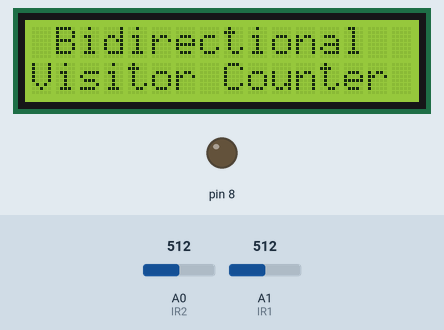
Bench run of a sketch on a simulated Arduino Uno, built with avr-gcc and run on an emulated ATmega328P. Parts: 16×2 character LCD, output pins drawn as LEDs (lit = HIGH). Inputs (shaded band) come from the test bench; at power-on: A0 (IR2) = 512, A1 (IR1) = 512. What the sketch prints to the serial monitor is not drawn.

Above: at 0.1 s.
At 2.2 s:
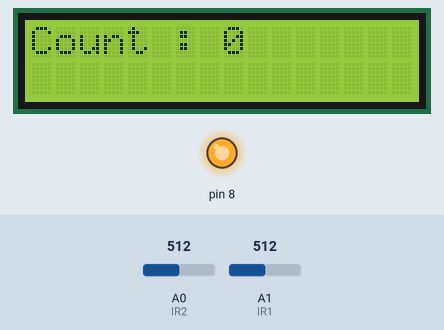
2.3 s: A0 (IR2) set to 982
5.3 s: A0 (IR2) set to 1011
6.8 s: A1 (IR1) set to 107
9.8 s: A1 (IR1) set to 94
Timing chart, 0 to 12.3 s (numbered marks = the images above; inputs shaded):
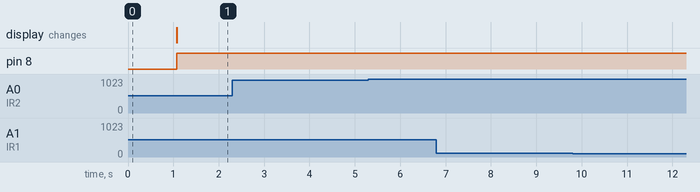

The sketch:

project_code_uno.ino
```cpp
// include the library code:
#include <LiquidCrystal.h>
// initialize the library with the numbers of the interface pins
#define IR1 A1
#define IR2 A0
LiquidCrystal lcd(12, 11, 5, 4, 3, 2);
unsigned int visin = 0, visout = 0;
unsigned int flh1,flh2;
unsigned long valY, valX;

void counter_algorithm()
{
  valY = analogRead(IR1);  valX = analogRead(IR2);
  Serial.print("SENS1:");  Serial.print(valX);
  Serial.print(",SENS2:"); Serial.println(valY);

  if(flh1==0)
  {
    if(valY<500)    // IR value, adjust/change as per your sensor's logic
    {
      flh1=1;
      flh2=0;

    }
    else if(valX<500)   // IR value, adjust/change as per your sensor's logic
    {
      flh1=1;
      flh2=1;
    }
  }

  if(flh1==1)
  {
    if(flh2==1)
    {
      if(valY<500)    // IR value, adjust/change as per your sensor's logic
      {
        flh1=0;
        if(visin<999)
        {
          visin++;
        }
        //led_on_off();

        while(valY<500) // IR value, adjust/change as per your sensor's logic
        {
          valY = analogRead(IR1);
        }

        lcd.setCursor(0, 0);
        lcd.print("Count : ");
        lcd.print(visin);
       }
    }

    if(flh2==0)
    {
      if(valX<500)  // IR value, adjust/change as per your sensor's logic
      {
        flh1=0;
        if(visin>0)
        {
          visin--;
        }
        //led_on_off();

      while(valX<500) // IR value, adjust/change as per your sensor's logic
      {
        valX = analogRead(IR2);
      }
      lcd.setCursor(0, 0);
      lcd.print("Count : ");
      lcd.print(visin);
      }
    }
  }
}

void setup() {
  Serial.begin(9600);
  // set up the LCD's number of columns and rows:
  pinMode(IR1, INPUT_PULLUP);  pinMode(IR2, INPUT_PULLUP); pinMode(8, OUTPUT);
  lcd.begin(16, 2);
  // Print a message to the LCD.
  lcd.print(" Bidirectional  ");//Bidirectional Visitor Counter
  lcd.setCursor(0, 1);
  lcd.print("Visitor Counter ");
  delay(1000);
  lcd.clear();
  lcd.setCursor(0, 0);
  lcd.print("Count : ");
  lcd.print(visin);
}

void loop()
{
  counter_algorithm();
  if(visin>0) {
    digitalWrite(8, LOW);
  }
  else {
    digitalWrite(8, HIGH);
  }}
```

Measured:
- after the input at 2.3 s, every drawn part: stays the same
- after the input at 5.3 s, every drawn part: stays the same
- after the input at 6.8 s, every drawn part: stays the same
- after the input at 9.8 s, every drawn part: stays the same
